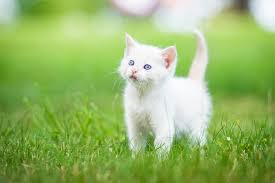
#> input picture TSOS/7-sem/Lab1/bettercat.jpg, 275 x 183 px
$ python lab1.py   (older library calls are emulated)
#> lines starting #> are read from the running program, lines starting #| are printed output that depends on the picture
import sys

import cv2
import matplotlib.pyplot as plt
import numpy as np


def plot_histogram_1(image1):
    plt.figure()
    plt.hist(image1.ravel(), 256, [0, 256])
    plt.show()


def plot_histogram_2(image1, image2):
    plt.figure()

    gray_image1 = cv2.cvtColor(image1, cv2.COLOR_BGR2GRAY)
    gray_image2 = cv2.cvtColor(image2, cv2.COLOR_BGR2GRAY)

    histogram1 = cv2.calcHist([gray_image1], [0], None, [256], [0, 256])
    histogram2 = cv2.calcHist([gray_image2], [0], None, [256], [0, 256])

    plt.subplot(2, 1, 1)
    # plt.hist(image1.ravel(), 256, [0, 256])

    plt.plot(histogram1, color='gray')

    plt.subplot(2, 1, 2)
    plt.plot(histogram2, color='gray')

    # plt.hist(image2.ravel(), 256, [0, 256])

    plt.show()


def apply_prewitt_filter(image):
    gray_image = cv2.cvtColor(image, cv2.COLOR_BGR2GRAY)

    dx = cv2.Sobel(gray_image, cv2.CV_64F, 1, 0, ksize=3)
    dy = cv2.Sobel(gray_image, cv2.CV_64F, 0, 1, ksize=3)

    gradient_x = cv2.convertScaleAbs(dx)
    gradient_y = cv2.convertScaleAbs(dy)

    gradient = cv2.addWeighted(gradient_x, 0.5, gradient_y, 0.5, 0)

    return gradient


def apply_prewitt_filter_no_lib(image):
    height, width, _ = image.shape

    kernel_x = np.array([[1, 0, -1], [1, 0, -1], [1, 0, -1]])
    kernel_y = np.array([[-1, -1, -1], [0, 0, 0], [1, 1, 1]])

    gray_image = np.zeros((height, width), dtype=np.uint8)
    for i in range(height):
        for j in range(width):
            gray_image[i, j] = 0.2989 * image[i, j, 2] + 0.5870 * image[i, j, 1] + 0.1140 * image[i, j, 0]

    filtered_image = np.copy(gray_image)

    for i in range(1, height - 1):
        for j in range(1, width - 1):
            gx = np.sum(np.multiply(kernel_x, gray_image[i - 1:i + 2, j - 1:j + 2]))
            gy = np.sum(np.multiply(kernel_y, gray_image[i - 1:i + 2, j - 1:j + 2]))
            filtered_image[i, j] = np.sqrt(gx ** 2 + gy ** 2)

    return filtered_image


def change_contrast_benchmark(image, min_brightness, max_brightness, contrast_factor):
    res = cv2.convertScaleAbs(image, alpha=contrast_factor, beta=max_brightness - min_brightness)
    return res


def increase_contrast(image, min_brightness, max_brightness, contrast_factor):
    contrast_image = np.copy(image)
    for i in range(image.shape[0]):
        for j in range(image.shape[1]):
            for k in range(image.shape[2]):
                contrast_image[i, j, k] = np.clip(contrast_factor * image[i, j, k] + (max_brightness - min_brightness),
                                                  0, 255)

    return contrast_image


def main(min_brightness, max_brightness, contrast_factor):
#> called with min_brightness = 50, max_brightness = 150, contrast_factor = 1.2
    image = cv2.imread('bettercat.jpg')
#> image is the input picture: shape (183, 275, 3); mean B, G, R 105.5, 182.6, 150.1

    contrast_image_bench = change_contrast_benchmark(image, min_brightness, max_brightness, contrast_factor)
#> in change_contrast_benchmark, `res = cv2.convertScaleAbs(image, alpha=contrast_factor, beta=max_brigh..`:
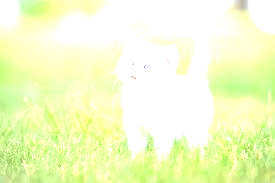
#> res: shape (183, 275, 3); mean B, G, R 201.3, 253.8, 243.3
    increase_image = increase_contrast(image, min_brightness, max_brightness, contrast_factor)

    prewitt_image1 = apply_prewitt_filter(image)
#> in apply_prewitt_filter, `gray_image = cv2.cvtColor(image, cv2.COLOR_BGR2GRAY)`:
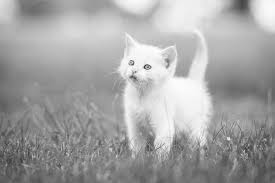
#> gray_image: shape (183, 275); min 49, max 255, mean 164.1
#> in apply_prewitt_filter, `dy = cv2.Sobel(gray_image, cv2.CV_64F, 0, 1, ksize=3)`:
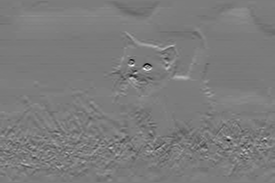
#> dy: shape (183, 275) float64; min -532, max 554, mean -3.6; drawn with min black and max white
#> in apply_prewitt_filter, `gradient_y = cv2.convertScaleAbs(dy)`:
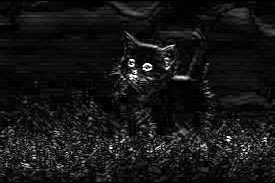
#> gradient_y: shape (183, 275); min 0, max 255, mean 21.6
    prewitt_image2 = apply_prewitt_filter_no_lib(image)
#> after the loop in apply_prewitt_filter_no_lib, `for i in range(1, height - 1):`:
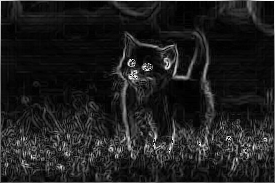
#> filtered_image: shape (183, 275); min 0, max 255, mean 30.7

    cv2.imshow('Original Image', image)
    cv2.imshow('Bench Image', contrast_image_bench)
    cv2.imshow('Increase Image', increase_image)
    cv2.waitKey(0)
    cv2.destroyAllWindows()
    cv2.imshow('Prewitt Image', prewitt_image1)
    cv2.imshow('Prewitt Image no lib', prewitt_image2)
    cv2.waitKey(0)
    cv2.destroyAllWindows()
    plot_histogram_2(image, increase_image)
#> in plot_histogram_2, `gray_image2 = cv2.cvtColor(image2, cv2.COLOR_BGR2GRAY)`:
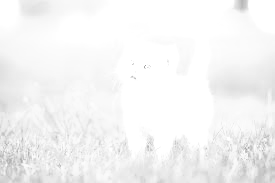
#> gray_image2: shape (183, 275); min 158, max 255, mean 244.6
#> in plot_histogram_2, `histogram1 = cv2.calcHist([gray_image1], [0], None, [256], [0, 256])`: histogram1 = 256 values, max 560 at index 156, min 0 at index 0, mean 196.6
#> in plot_histogram_2, `histogram2 = cv2.calcHist([gray_image2], [0], None, [256], [0, 256])`: histogram2 = 256 values, max 14893 at index 255, min 0 at index 0, mean 196.6
    plot_histogram_1(prewitt_image2)
#> in plot_histogram_1, `plt.show()`:
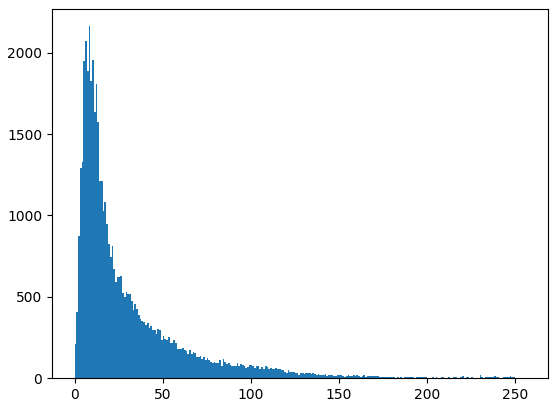
#> figure drawn by matplotlib, 1 panel; tallest bar 2163 high, from x = 8 to 9
    cv2.waitKey(0)


if __name__ == "__main__":
    if len(sys.argv) != 4:
        print('Using default values!')
        min_value = 50
        max_value = 150
        contrast = 1.2
    else:
        min_value = int(sys.argv[1])
        max_value = int(sys.argv[2])
        contrast = float(sys.argv[3])
    main(min_value, max_value, contrast)
